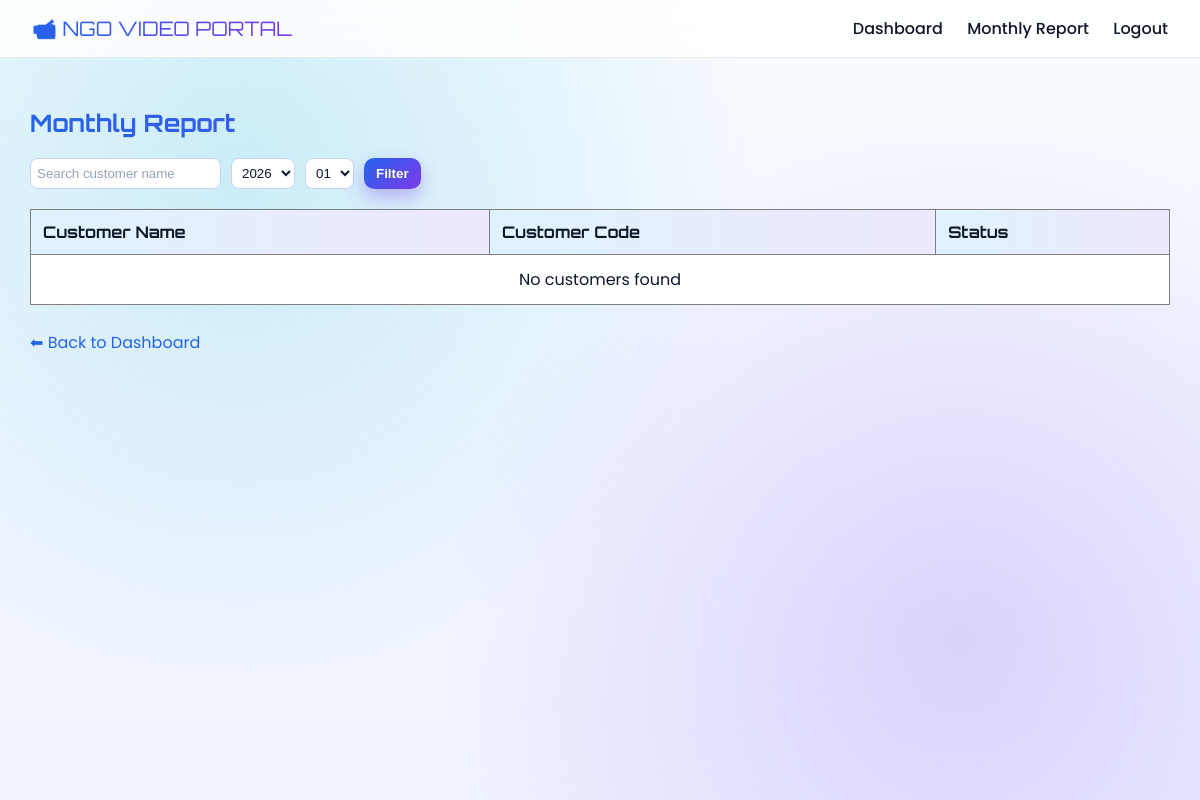
Before: /report (signed in) with the older database file.
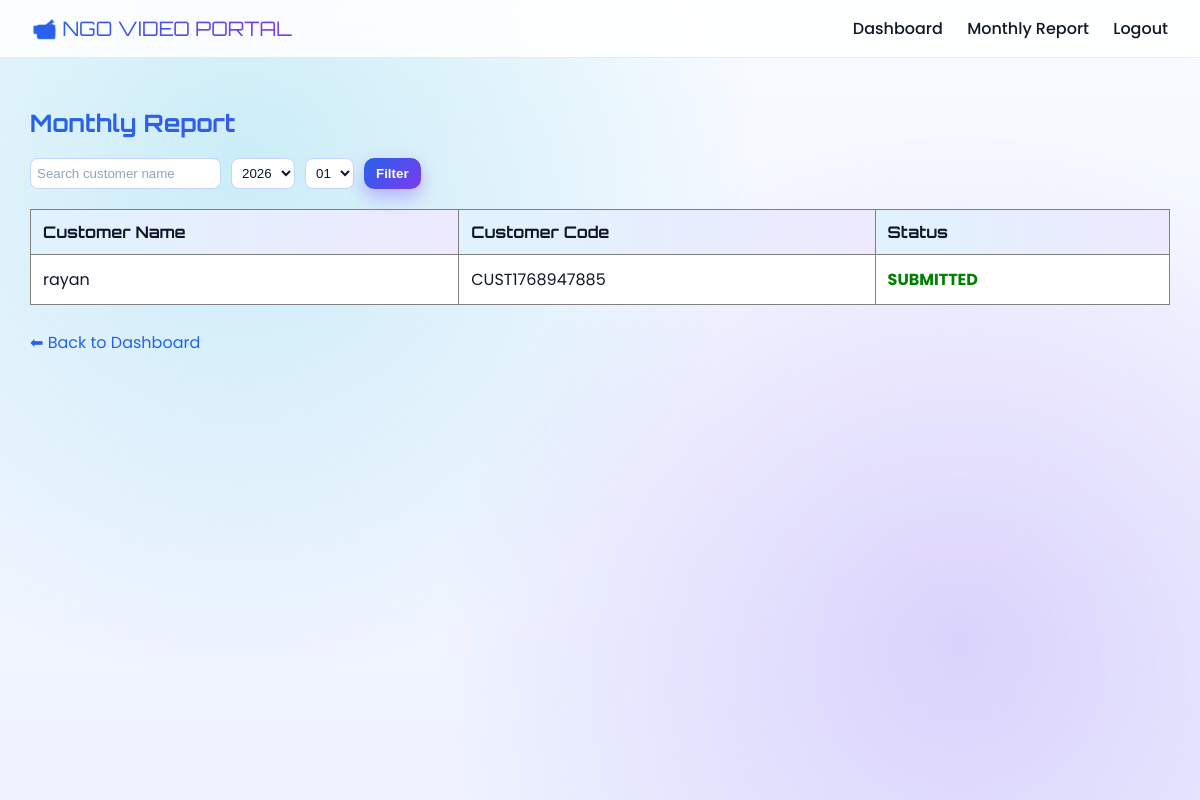
After: the same page with the newer database file.
### tables this page shows
CREATE TABLE customers (
            id INTEGER PRIMARY KEY AUTOINCREMENT,
            name TEXT,
            unique_code TEXT
        );

### app.py (the view)
@app.route('/report', methods=['GET'])
def report():
    if not session.get('admin'):
        return redirect(url_for('login'))
    conn = sqlite3.connect(DATABASE)
    c = conn.cursor()
    year = request.args.get('year')
    month = request.args.get('month')
    search = request.args.get('search', '').strip()
    if not year or not month:
        current = datetime.now()
        year = current.strftime("%Y")
        month = current.strftime("%m")
    selected_month = f"{year}-{month}"
    current_month = datetime.now().strftime("%Y-%m")
    if search:
        c.execute(
            "SELECT id, name, unique_code FROM customers WHERE name LIKE ?",
            (f"%{search}%",)
        )
    else:
        c.execute("SELECT id, name, unique_code FROM customers")
    customers = c.fetchall()
    report_data = []
    for customer_id, name, code in customers:
        c.execute("""
            SELECT 1 FROM uploads
            WHERE customer_id = ? AND month = ?
        """, (customer_id, selected_month))
        upload = c.fetchone()
        if upload:
            status = "SUBMITTED"
        elif selected_month < current_month:
            status = "NOT SUBMITTED"
        else:
            status = "PENDING"
        report_data.append((name, code, status))
    conn.close()
    return render_template(
        "report.html",
        data=report_data,
        selected_year=year,
        selected_month=month,
        search=search
    )

### templates/report.html
{% extends "layout.html" %}
{% block content %}
<h2>Monthly Report</h2>
<form method="GET" action="/report" style="margin-bottom: 20px; display: flex; gap: 10px; flex-wrap: wrap;">
    <input
        type="text"
        name="search"
        placeholder="Search customer name"
        value="{{ search }}"
        style="padding: 6px;"
    />
    <select name="year" style="padding: 6px;">
        {% for y in range(2024, 2031) %}
        <option value="{{ y }}" {% if selected_year == y|string %}selected{% endif %}>
            {{ y }}
        </option>
        {% endfor %}
    </select>
    <select name="month" style="padding: 6px;">
        {% for m in range(1, 13) %}
        {% set mm = "%02d"|format(m) %}
        <option value="{{ mm }}" {% if selected_month == mm %}selected{% endif %}>
            {{ mm }}
        </option>
        {% endfor %}
    </select>
    <button type="submit" style="padding: 6px 12px;">Filter</button>
</form>
<table border="1" cellpadding="10" cellspacing="0" width="100%">
    <thead>
        <tr>
            <th>Customer Name</th>
            <th>Customer Code</th>
            <th>Status</th>
        </tr>
    </thead>
    <tbody>
        {% if data %}
            {% for name, code, status in data %}
            <tr>
                <td>{{ name }}</td>
                <td>{{ code }}</td>
                <td>
                    {% if status == "SUBMITTED" %}
                        <span style="color: green; font-weight: bold;">{{ status }}</span>
                    {% elif status == "NOT SUBMITTED" %}
                        <span style="color: red; font-weight: bold;">{{ status }}</span>
                    {% else %}
                        <span style="color: orange; font-weight: bold;">{{ status }}</span>
                    {% endif %}
                </td>
            </tr>
            {% endfor %}
        {% else %}
            <tr>
                <td colspan="3" style="text-align: center;">No customers found</td>
            </tr>
        {% endif %}
    </tbody>
</table>
<br>
<a href="{{ url_for('dashboard') }}">⬅ Back to Dashboard</a>
{% endblock %}

Changed rows visible on the page:
added customers: name "rayan", unique_code "CUST1768947885", status "SUBMITTED"
Other visible differences:
text no longer shown: "No customers found"
